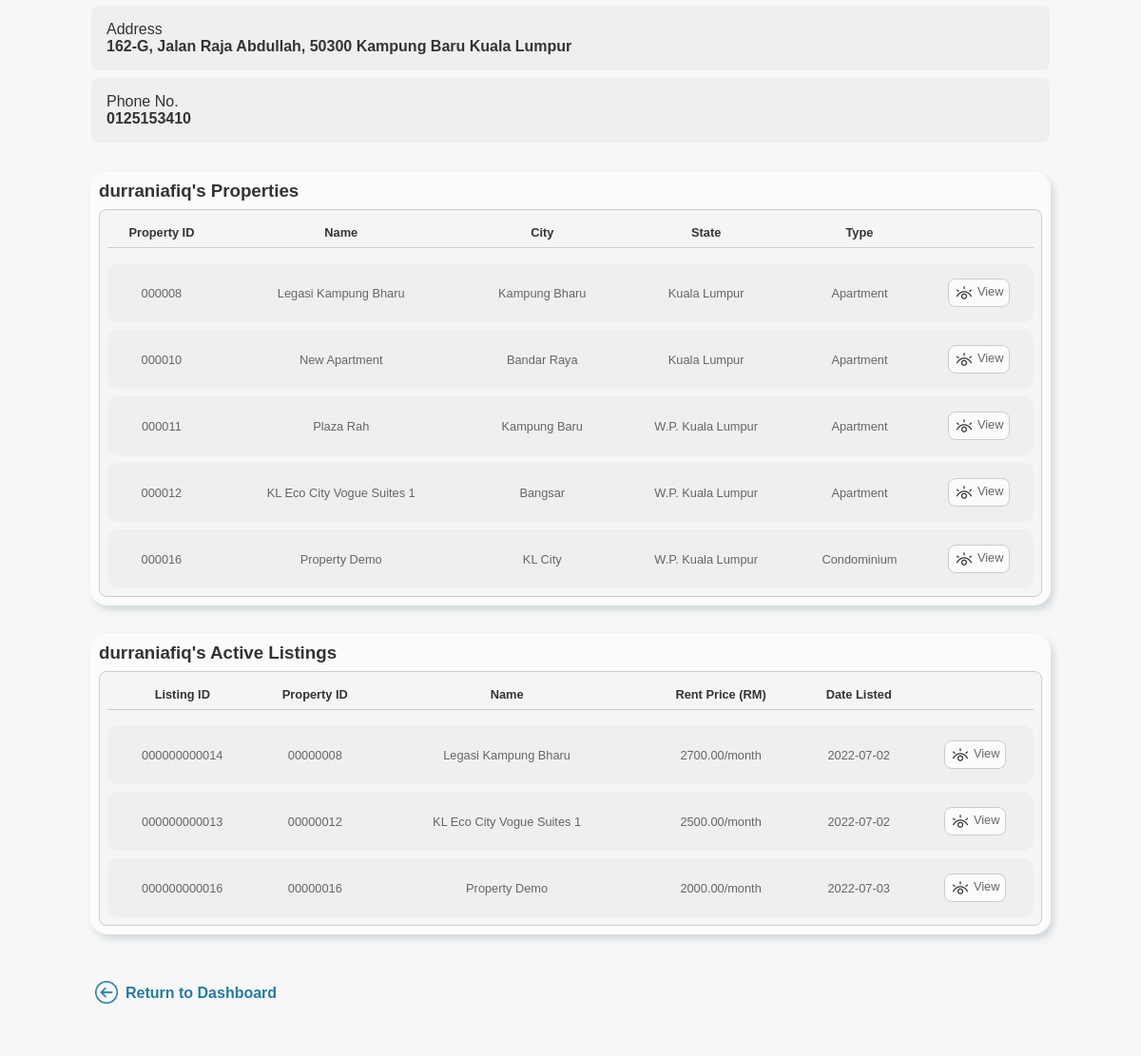
/landlord-details.php?id=7 (signed in, middle part), run on an earlier commit of the app's database.
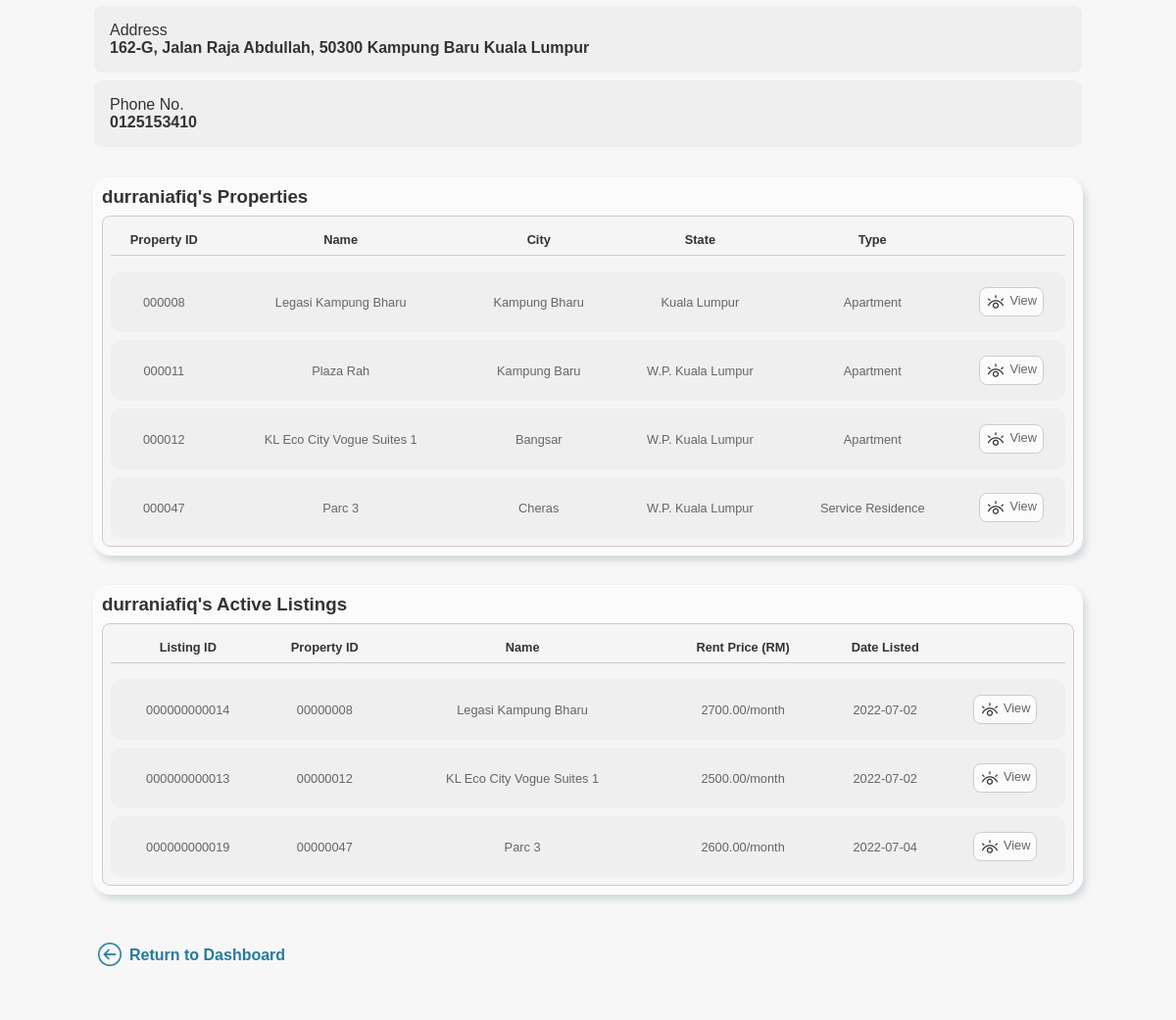
And on a later commit of the database.
### tables this page shows
CREATE TABLE `property` (
  `propertyID` int(6) NOT NULL,
  `landlordRegNo` int(6) NOT NULL,
  `propertyName` varchar(256) NOT NULL DEFAULT 'N/A',
  `propertyAddress` varchar(512) NOT NULL DEFAULT 'N/A',
  `propertyCity` varchar(64) NOT NULL DEFAULT 'N/A',
  `propertyPoscode` varchar(5) NOT NULL DEFAULT 'N/A',
  `propertyState` varchar(64) NOT NULL DEFAULT 'N/A',
  `propertyType` varchar(32) DEFAULT 'N/A',
  `propertyFloorLevel` int(2) DEFAULT NULL,
  `propertyFloorSize` int(6) DEFAULT NULL,
  `propertyNumRooms` int(2) NOT NULL,
  `propertyBathrooms` int(2) NOT NULL,
  `propertyFurnishing` varchar(32) DEFAULT 'N/A',
  `propertyFacilities` varchar(128) DEFAULT 'N/A',
  `propertyDesc` varchar(2048) DEFAULT 'N/A',
  `rentPrice` decimal(6,2) DEFAULT NULL
);

CREATE TABLE `listing` (
  `listingID` int(12) NOT NULL,
  `propertyID` int(6) NOT NULL,
  `listingTimestamp` timestamp NOT NULL DEFAULT current_timestamp() ON UPDATE current_timestamp()
);

### landlord-details.php (the view, shortened to what the changed rows need)
<?php
  $reg_no = $_GET['id'];
?>
<!DOCTYPE html>
<html>
  <body id="property">
    <div class="default-container container-margin">
      <div class="landlord-property-container">
        <div class="dashboard-table-content">
          <?php
          include("dbconnect.php");
            $sql = "SELECT *
                    FROM property
                    WHERE landlordRegNo = '$reg_no'";
            $result = mysqli_query($connect, $sql);
            $numrows = mysqli_num_rows($result);
            if ($numrows > 0) {
          ?>
              <div class="dashboard-table">
                <table>
                  <tr class="no-hover">
                    <th>Property ID</th>
                    <th>Name</th>
                    <th>City</th>
                    <th>State</th>
                    <th>Type</th>
                    <th></th>
                  </tr>
                  <tr class="no-hover"><th class="th-border" colspan="6"></th></tr>
                  <?php
                  for ($i = 0; $property = mysqli_fetch_assoc($result); $i++) {
                      $location = "location.href='property.php?id=".$property['propertyID']."&source=details'";
                  ?>
                    <tr ondblclick="<?php echo $location ?>" style="user-select: none;">
                      <td><?php echo sprintf("%06d",$property['propertyID']) ?></td>
                      <td><?php echo $property['propertyName'] ?></td>
                      <td><?php echo $property['propertyCity'] ?></td>
                      <td><?php echo $property['propertyState'] ?></td>
                      <td><?php echo $property['propertyType'] ?></td>
                      <td>
                        <button class="view-button" onclick="<?php echo $location ?>">
                          <image class="icon view-icon" src="assets/icons/eye.png"><span>View</span>
                        </button>
                      </td>
                    </tr>
                  <?php
                      if ($i < $numrows-1) {
                        echo "<tr class='spacer'><td></td></tr>";
                      }
                    }
                  ?>
                </table>
              </div>
          <?php
            }
          ?>
        </div>
      </div>
      <div class="landlord-property-container">
        <div class="dashboard-table-content">
          <?php
          include("dbconnect.php");
            $sql = "SELECT listingID, listing.propertyID, prop.propertyName, prop.rentPrice, listingTimestamp
                    FROM listing
                    LEFT JOIN (
                        SELECT *
                        FROM property
                        WHERE property.landlordRegNo = '$reg_no'
                    ) AS prop ON listing.propertyID = prop.propertyID
                    WHERE listing.propertyID = prop.propertyID";
            $result = mysqli_query($connect, $sql);
            $numrows = mysqli_num_rows($result);
            if ($numrows > 0) {
          ?>
              <div class="dashboard-table">
                <table>
                  <tr class="no-hover">
                    <th>Listing ID</th>
                    <th>Property ID</th>
                    <th>Name</th>
                    <th>Rent Price (RM)</th>
                    <th>Date Listed</th>
                    <th></th>
                  </tr>
                  <tr class="no-hover"><th class="th-border" colspan="6"></th></tr>
                  <?php
                    for ($i = 0; $listing = mysqli_fetch_assoc($result); $i++) {
                      $location = "location.href='listing.php?id=".$listing['listingID']."&source=details'";
                  ?>
                    <tr ondblclick="<?php echo $location ?>" style="user-select: none;">
                      <td><?php echo sprintf('%012d', $listing['listingID']) ?></td>
                      <td><?php echo sprintf("%08d", $listing['propertyID']) ?></td>
                      <td><?php echo $listing['propertyName'] ?></td>
                      <td><?php echo $listing['rentPrice'] ?>/month</td>
                      <td><?php echo date("Y-m-d",strtotime($listing['listingTimestamp'])) ?></td>
                      <td>
                        <button class="view-button" onclick="<?php echo $location ?>">
                          <image class="icon view-icon" src="assets/icons/eye.png"><span>View</span>
                        </button>
                      </td>
                    </tr>
                  <?php
                      if ($i < $numrows-1) {
                        echo "<tr class='spacer'><td></td></tr>";
                      }
                    }
                  ?>
                </table>
              </div>
          <?php
            }
          ?>
        </div>
      </div>
      <br>
    </div>
  </body>
</html>

What changed in the data, as far as the page shows it:
removed property: propertyID "000010", propertyName "New Apartment", propertyCity "Bandar Raya", propertyState "Kuala Lumpur", propertyType "Apartment"
removed property: propertyID "000016", propertyName "Property Demo", propertyCity "KL City", propertyState "W.P. Kuala Lumpur", propertyType "Condominium"
removed listing: listingID "000000000016", propertyID "00000016", propertyName "Property Demo", rentPrice "2000.00", listingTimestamp "2022-07-03"
added property: propertyID "000047", propertyName "Parc 3", propertyCity "Cheras", propertyState "W.P. Kuala Lumpur", propertyType "Service Residence"
added listing: listingID "000000000019", propertyID "00000047", propertyName "Parc 3", rentPrice "2600.00", listingTimestamp "2022-07-04"
